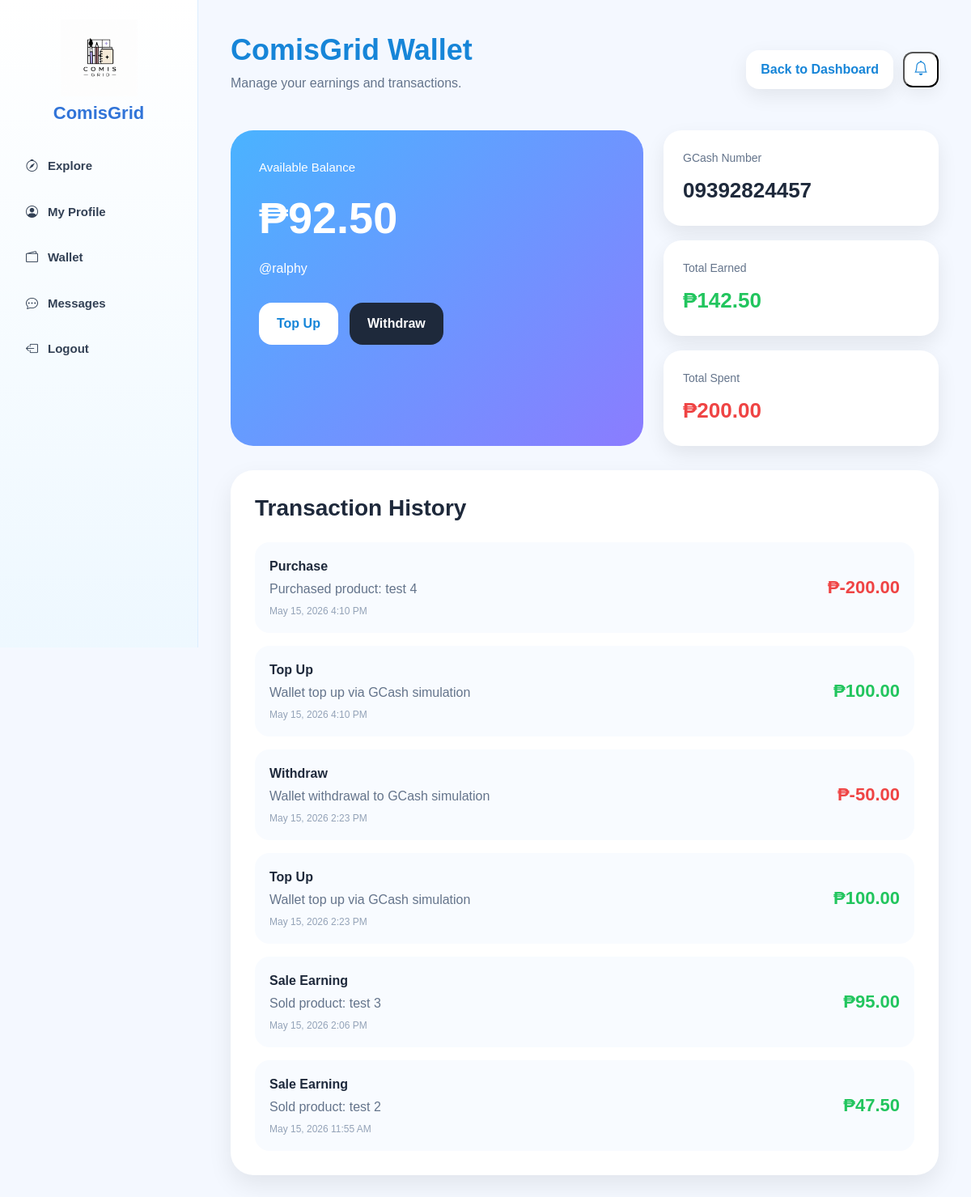
The page /backend/wallet.php (signed in) on the database its author committed.
### tables this page shows
CREATE TABLE `users` (
  `user_id` int(11) NOT NULL,
  `full_name` varchar(100) NOT NULL,
  `username` varchar(50) NOT NULL,
  `email` varchar(100) NOT NULL,
  `password` varchar(255) NOT NULL,
  `bio` text DEFAULT NULL,
  `profile_image` varchar(255) DEFAULT '../assets/images/default-profile.png',
  `balance` decimal(10,2) DEFAULT 0.00,
  `total_earned` decimal(10,2) DEFAULT 0.00,
  `total_spent` decimal(10,2) DEFAULT 0.00,
  `total_sales` int(11) DEFAULT 0,
  `profile_views` int(11) DEFAULT 0,
  `is_verified` tinyint(1) DEFAULT 0,
  `created_at` timestamp NOT NULL DEFAULT current_timestamp(),
  `facebook_link` varchar(255) DEFAULT NULL,
  `instagram_link` varchar(255) DEFAULT NULL,
  `x_link` varchar(255) DEFAULT NULL,
  `tags` varchar(255) DEFAULT NULL,
  `this_month_earned` decimal(10,2) DEFAULT 0.00,
  `member_since` timestamp NOT NULL DEFAULT current_timestamp(),
  `gcash_number` varchar(11) DEFAULT NULL
);

CREATE TABLE `transactions` (
  `transaction_id` int(11) NOT NULL,
  `user_id` int(11) NOT NULL,
  `order_id` int(11) DEFAULT NULL,
  `type` varchar(50) NOT NULL,
  `amount` decimal(10,2) NOT NULL,
  `description` text DEFAULT NULL,
  `created_at` timestamp NOT NULL DEFAULT current_timestamp()
);

### backend/wallet.php (the view, shortened to what this page needs)
<?php
$conn = db_connect();
$user_id = $_SESSION['user_id'];
$user_stmt = $conn->prepare("
    SELECT username, balance, total_earned, total_spent, gcash_number
    FROM users
    WHERE user_id = ?
");
$user_stmt->bind_param("i", $user_id);
$user_stmt->execute();
$user = $user_stmt->get_result()->fetch_assoc();
$transactions_stmt = $conn->prepare("
    SELECT *
    FROM transactions
    WHERE user_id = ?
    ORDER BY created_at DESC
");
$transactions_stmt->bind_param("i", $user_id);
$transactions_stmt->execute();
$transactions = $transactions_stmt->get_result();
?>
<!DOCTYPE html>
<html lang="en">
<head>
    <link href="https://cdn.jsdelivr.net/npm/bootstrap@5.3.3/dist/css/bootstrap.min.css" rel="stylesheet">
    <link href="https://cdn.jsdelivr.net/npm/bootstrap-icons@1.11.3/font/bootstrap-icons.css" rel="stylesheet">
    <link rel="stylesheet" href="../assets/css/wallet.css">
</head>
<body>
<div class="dashboard-layout">
<aside class="sidebar">
    <div class="brand">
        <img src="../assets/images/comisgridlogo1.png" alt="ComisGrid Logo">
        <h3>ComisGrid</h3>
    </div>
    <nav class="nav-menu">
        <a href="dashboard.php"><i class="bi bi-compass"></i> Explore</a>
        <a href="profile.php"><i class="bi bi-person-circle"></i> My Profile</a>
        <a href="wallet.php"><i class="bi bi-wallet2"></i> Wallet</a>
        <a href="messages.php"><i class="bi bi-chat-dots"></i> Messages</a>
        <a href="logout.php"><i class="bi bi-box-arrow-left"></i> Logout</a>
    </nav>
</aside>
<main class="page-main">
<div class="wallet-wrapper">
    <div class="wallet-topbar">
        <div>
            <h1>ComisGrid Wallet</h1>
            <p>Manage your earnings and transactions.</p>
        </div>
        <div class="topbar-actions">
            <a href="dashboard.php" class="back-btn">Back to Dashboard</a>
            <button id="notifToggle" class="notif-bell" type="button" aria-expanded="false">
                <i class="bi bi-bell"></i>
            </button>
        </div>
    </div>
    <div class="wallet-grid">
        <div class="wallet-balance-card">
            <div class="wallet-label">Available Balance</div>
            <div class="wallet-balance">
                ₱<?php echo number_format($user['balance'] ?? 0, 2); ?>
            </div>
            <div class="wallet-user">
                @<?php echo htmlspecialchars($user['username']); ?>
            </div>
            <div class="wallet-actions">
                <button class="wallet-btn topup-btn" data-bs-toggle="modal" data-bs-target="#topupModal">
                    Top Up
                </button>
                <button class="wallet-btn withdraw-btn" data-bs-toggle="modal" data-bs-target="#withdrawModal">
                    Withdraw
                </button>
            </div>
        </div>
        <div class="wallet-side-info">
            <div class="info-card">
                <div class="info-title">GCash Number</div>
                <div class="info-value">
                    <?php echo htmlspecialchars($user['gcash_number'] ?? 'Not Set'); ?>
                </div>
            </div>
            <div class="info-card">
                <div class="info-title">Total Earned</div>
                <div class="info-value positive">
                    ₱<?php echo number_format($user['total_earned'] ?? 0, 2); ?>
                </div>
            </div>
            <div class="info-card">
                <div class="info-title">Total Spent</div>
                <div class="info-value negative">
                    ₱<?php echo number_format($user['total_spent'] ?? 0, 2); ?>
                </div>
            </div>
        </div>
    </div>
    <div class="transactions-card">
        <div class="transactions-header">
            <h3>Transaction History</h3>
        </div>
        <?php if ($transactions->num_rows > 0): ?>
            <div class="transactions-table">
                <?php while($transaction = $transactions->fetch_assoc()): ?>
                    <div class="transaction-row">
                        <div class="transaction-left">
                            <div class="transaction-type">
                                <?php echo htmlspecialchars($transaction['type']); ?>
                            </div>
                            <div class="transaction-desc">
                                <?php echo htmlspecialchars($transaction['description']); ?>
                            </div>
                            <div class="transaction-date">
                                <?php echo date('M j, Y g:i A', strtotime($transaction['created_at'])); ?>
                            </div>
                        </div>
                        <div class="transaction-right <?php echo $transaction['amount'] >= 0 ? 'positive' : 'negative'; ?>">
                            ₱<?php echo number_format($transaction['amount'], 2); ?>
                        </div>
                    </div>
                <?php endwhile; ?>
            </div>
        <?php else: ?>
            <div class="empty-transactions">
                No transactions yet.
            </div>
        <?php endif; ?>
    </div>
</div>
</div>
</body>
</html>

### assets/css/wallet.css (style rules this page uses)
* { margin:0; padding:0; box-sizing:border-box; }
body { font-family:Arial, Helvetica, sans-serif; background:#f4f8ff; color:#1e293b; }
.wallet-wrapper { max-width:1300px; margin:auto; padding:40px; }
.wallet-topbar { display:flex; justify-content:space-between; align-items:center; margin-bottom:30px; }
.topbar-actions { display:flex; align-items:center; gap:12px; }
.notif-bell { position:relative; display:inline-flex; align-items:center; justify-content:center; width:44px; height:44px; border-radius:12px; background:white; color:#1685d8; text-decoration:none; box-shadow:0 8px 20px rgba(0,0,0,0.06); font-size:18px; }
.wallet-topbar h1 { font-size:36px; font-weight:800; color:#1685d8; }
.wallet-topbar p { color:#64748b; margin-top:6px; }
.back-btn { text-decoration:none; background:white; padding:12px 18px; border-radius:16px; color:#1685d8; font-weight:700; box-shadow:0 8px 24px rgba(0,0,0,0.08); }
.wallet-grid { display:grid; grid-template-columns:1.5fr 1fr; gap:25px; margin-bottom:30px; }
.wallet-balance-card { background:linear-gradient(135deg,#4ab3ff,#8b7cff); border-radius:28px; padding:35px; color:white; }
.wallet-label { font-size:15px; }
.wallet-balance { font-size:54px; font-weight:800; margin-top:10px; }
.wallet-user { margin-top:10px; }
.wallet-actions { display:flex; gap:14px; margin-top:30px; }
.wallet-btn { border:none; padding:14px 22px; border-radius:16px; font-weight:800; }
.topup-btn { background:white; color:#1685d8; }
.withdraw-btn { background:#1e293b; color:white; }
.wallet-side-info { display:flex; flex-direction:column; gap:18px; }
.info-card { background:white; border-radius:22px; padding:24px; box-shadow:0 10px 25px rgba(0,0,0,0.08); }
.info-title { color:#64748b; font-size:14px; }
.info-value { margin-top:10px; font-size:26px; font-weight:800; }
.info-value.positive { color:#22c55e; }
.info-value.negative { color:#ef4444; }
.transactions-card { background:white; border-radius:28px; padding:30px; box-shadow:0 12px 30px rgba(0,0,0,0.08); }
.transactions-header { margin-bottom:25px; }
.transactions-header h3 { font-size:28px; font-weight:800; }
.transactions-table { display:flex; flex-direction:column; gap:16px; }
.transaction-row { display:flex; justify-content:space-between; align-items:center; padding:18px; border-radius:18px; background:#f8fbff; }
.transaction-type { font-weight:800; }
.transaction-desc { margin-top:4px; color:#64748b; }
.transaction-date { margin-top:6px; color:#94a3b8; font-size:12px; }
.transaction-right { font-size:22px; font-weight:800; }
.transaction-right.positive { color:#22c55e; }
.transaction-right.negative { color:#ef4444; }
.dashboard-layout { display:flex; width:100%; min-height:100vh; }
.sidebar { width:245px; height:100vh; position:fixed; left:0; top:0; background:linear-gradient(180deg,#ffffff,#eef8ff); border-right:1px solid #dceeff; padding:24px 18px; z-index:10; }
.brand { text-align:center; margin-bottom:28px; }
.brand img { width:95px; height:auto; object-fit:contain; }
.brand h3 { font-size:22px; font-weight:800; color:#3174d8; margin-top:8px; }
.nav-menu { display:flex; flex-direction:column; gap:8px; }
.nav-menu a { text-decoration:none; color:#334155; font-size:15px; font-weight:600; padding:13px 14px; border-radius:14px; display:flex; align-items:center; gap:12px; }
.page-main { margin-left:245px; width:calc(100% - 245px); }

### rows shown on the page
users: balance "92.50", username "ralphy", gcash_number "09392824457", total_earned "142.50", total_spent "200.00"
transactions: type "Purchase", description "Purchased product: test 4", created_at "May 15, 2026 4:10 PM", amount "-200.00"
transactions: type "Top Up", description "Wallet top up via GCash simulation", created_at "May 15, 2026 4:10 PM", amount "100.00"
transactions: type "Withdraw", description "Wallet withdrawal to GCash simulation", created_at "May 15, 2026 2:23 PM", amount "-50.00"
transactions: type "Top Up", description "Wallet top up via GCash simulation", created_at "May 15, 2026 2:23 PM", amount "100.00"
transactions: type "Sale Earning", description "Sold product: test 3", created_at "May 15, 2026 2:06 PM", amount "95.00"
transactions: type "Sale Earning", description "Sold product: test 2", created_at "May 15, 2026 11:55 AM", amount "47.50"
